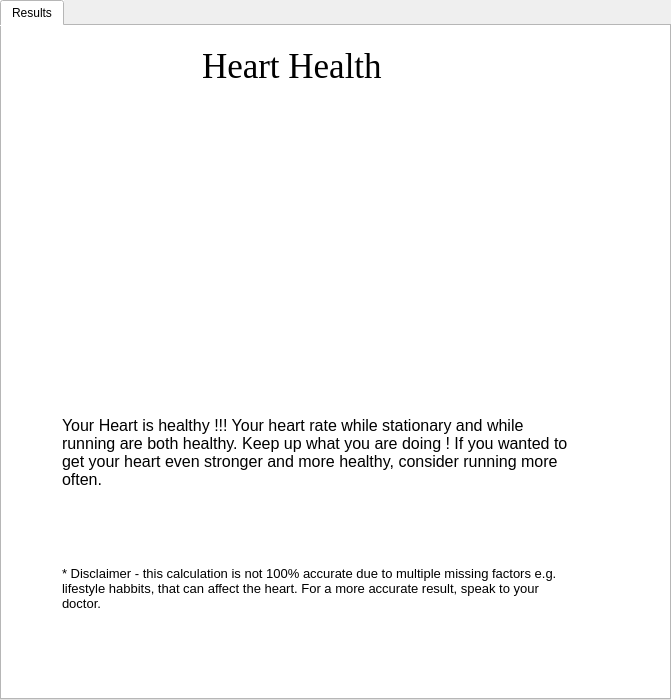
<?xml version="1.0" encoding="UTF-8"?>
<ui version="4.0">
 <class>healthy_heart_widget</class>
 <widget class="QWidget" name="healthy_heart_widget">
  <property name="geometry">
   <rect>
    <x>0</x>
    <y>0</y>
    <width>671</width>
    <height>700</height>
   </rect>
  </property>
  <property name="windowTitle">
   <string/>
  </property>
  <widget class="QTabWidget" name="healthy_heart_tab_widget">
   <property name="geometry">
    <rect>
     <x>0</x>
     <y>0</y>
     <width>671</width>
     <height>700</height>
    </rect>
   </property>
   <property name="styleSheet">
    <string notr="true">background-color: rgb(255, 255, 255);</string>
   </property>
   <property name="currentIndex">
    <number>0</number>
   </property>
   <widget class="QWidget" name="results_tab">
    <attribute name="title">
     <string>Results</string>
    </attribute>
    <widget class="QLabel" name="healthy_heart_img_lbl">
     <property name="geometry">
      <rect>
       <x>220</x>
       <y>100</y>
       <width>202</width>
       <height>219</height>
      </rect>
     </property>
     <property name="text">
      <string/>
     </property>
     <property name="pixmap">
      <pixmap>../../Pictures/healthy_heart_image.png</pixmap>
     </property>
     <property name="alignment">
      <set>Qt::AlignLeading|Qt::AlignLeft|Qt::AlignTop</set>
     </property>
     <property name="wordWrap">
      <bool>true</bool>
     </property>
    </widget>
    <widget class="QLabel" name="healthy_heart_lbl">
     <property name="geometry">
      <rect>
       <x>200</x>
       <y>20</y>
       <width>251</width>
       <height>61</height>
      </rect>
     </property>
     <property name="font">
      <font>
       <family>Georgia</family>
       <pointsize>26</pointsize>
      </font>
     </property>
     <property name="text">
      <string>Heart Health</string>
     </property>
     <property name="alignment">
      <set>Qt::AlignLeading|Qt::AlignLeft|Qt::AlignTop</set>
     </property>
     <property name="wordWrap">
      <bool>true</bool>
     </property>
    </widget>
    <widget class="QLabel" name="healthy_heart_msg_lbl">
     <property name="geometry">
      <rect>
       <x>60</x>
       <y>390</y>
       <width>511</width>
       <height>131</height>
      </rect>
     </property>
     <property name="font">
      <font>
       <pointsize>12</pointsize>
      </font>
     </property>
     <property name="text">
      <string>Your Heart is healthy !!! Your heart rate while stationary and while running are both healthy. Keep up what you are doing ! If you wanted to get your heart even stronger and more healthy, consider running more often.</string>
     </property>
     <property name="alignment">
      <set>Qt::AlignLeading|Qt::AlignLeft|Qt::AlignTop</set>
     </property>
     <property name="wordWrap">
      <bool>true</bool>
     </property>
    </widget>
    <widget class="QLabel" name="healthy_heart_disclaimer_lbl">
     <property name="geometry">
      <rect>
       <x>60</x>
       <y>540</y>
       <width>511</width>
       <height>131</height>
      </rect>
     </property>
     <property name="font">
      <font>
       <pointsize>10</pointsize>
      </font>
     </property>
     <property name="text">
      <string>* Disclaimer - this calculation is not 100% accurate due to multiple missing factors e.g. lifestyle habbits, that can affect the heart. For a more accurate result, speak to your doctor.</string>
     </property>
     <property name="alignment">
      <set>Qt::AlignLeading|Qt::AlignLeft|Qt::AlignTop</set>
     </property>
     <property name="wordWrap">
      <bool>true</bool>
     </property>
    </widget>
   </widget>
  </widget>
 </widget>
 <resources/>
 <connections/>
</ui>
